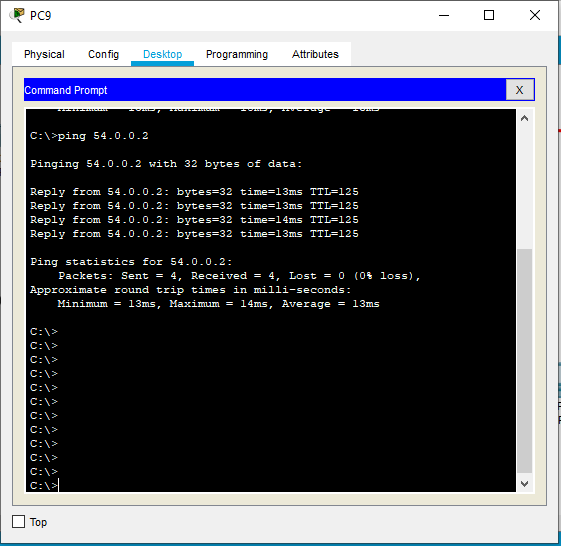
#> input picture Assignment_3/1713054_ccn_IA2.PNG, 561 x 546 px
$ python Q1.py
#> lines starting #> are read from the running program, lines starting #| are printed output that depends on the picture
import cv2
import numpy as np

img=cv2.imread("1713054_ccn_IA2.PNG")
#> img is the input picture: shape (546, 561, 3); mean B, G, R 94.6, 86.6, 85.9
x,y,z=img.shape
#> x = 546; y = 561; z = 3

nx=x//7
#> nx = 78
ny=y//7
#> ny = 80
a=0
b=0
while(a<=x):
    b=0
    while(b<=y):
        color= [np.random.randint(0,255),np.random.randint(0,255),np.random.randint(0,255)]
        cv2.rectangle(img, (a,b), (a+nx,b+ny),color,-1)
        b+=ny
    a+=nx
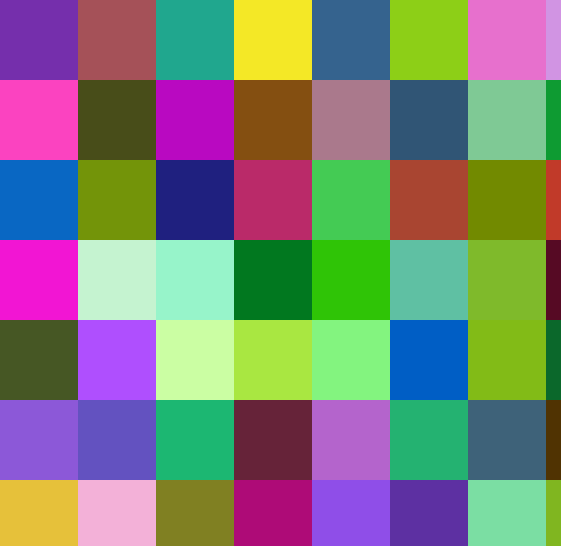
#> img: shape (546, 561, 3); mean B, G, R 119.2, 128.3, 124.6
#> after the loop, a = 624
cv2.imshow('Frame',img)
cv2.waitKey(0)
